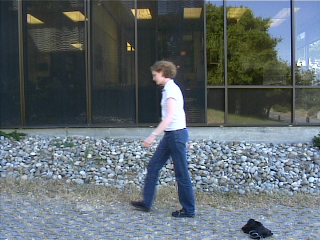
#> input picture walkstraight/frame0062.tif, 320 x 240 px; the run also reads 1 picture not shown here
$ jupyter execute test.ipynb   (older library calls are emulated)   (text cells are left out)
#> lines starting #> are read from the running program, lines starting #| are printed output that depends on the picture; after the words box and inside, x2 and y2 are one past the last pixel; in counts of white or black regions, pixels touching at a corner belong together; pictures that were not available may be replaced by others from this repository, and a replacement may not be noted
[cell 1]
import cv2

[cell 2]
def find_bounding_box(image_path):

#> called with image_path = 'walkstraight/frame0062.tif'
    coord = [0,0,0,0]
    result = [0,0,0,0]
    img_curr=cv2.imread(image_path)
#> img_curr is the input picture: shape (240, 320, 3); mean B, G, R 111.7, 106.2, 96.3
    img_curr_gray=cv2.cvtColor(img_curr,cv2.COLOR_BGR2GRAY)
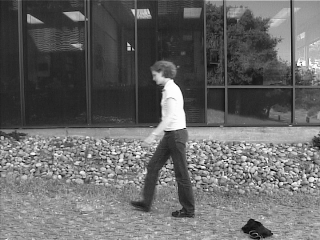
#> img_curr_gray: shape (240, 320); min 0, max 254, mean 103.9

    img_prev_path,img_next_path=get_other_image(image_path)

    img_prev=cv2.imread(img_prev_path)
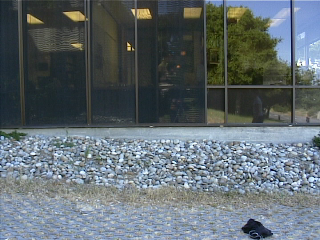
#> input picture walkstraight/frame0000.tif, 320 x 240 px, given in place of frame0052.tif, which was not available
#> img_prev is the input picture: shape (240, 320, 3); mean B, G, R 111.8, 106.9, 97
    img_prev_gray=cv2.cvtColor(img_prev,cv2.COLOR_BGR2GRAY)
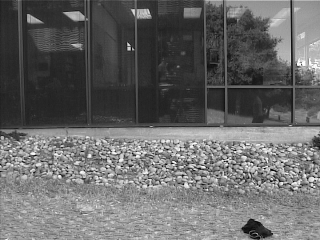
#> img_prev_gray: shape (240, 320); min 0, max 254, mean 104.6

    img_next=cv2.imread(img_next_path)
    img_next_gray=cv2.cvtColor(img_next,cv2.COLOR_BGR2GRAY)


    img_diff= cv2.absdiff(img_curr_gray,img_prev_gray)
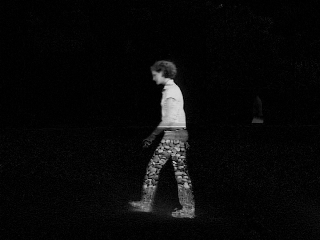
#> img_diff: shape (240, 320); min 0, max 218, mean 9.1
    img_diff2= cv2.absdiff(img_curr_gray,img_next_gray)
    img_bin=cv2.min(img_diff,img_diff2)

    img_thr=cv2.threshold(img_bin,27,255,cv2.THRESH_BINARY)[1]
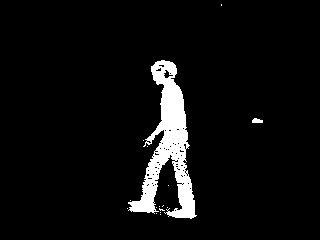
#> img_thr: shape (240, 320); 5.5% white; 16 white regions (14 under 20 px), largest, box (x1, y1, x2, y2) and area: (128, 60, 197, 219) 4148, (252, 118, 263, 123) 43
    img_thr2=cv2.dilate(img_thr,None,iterations=2)
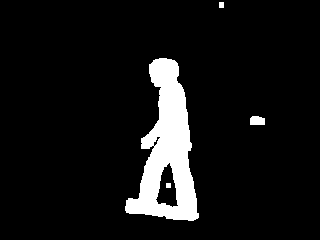
#> img_thr2: shape (240, 320); 8% white; 4 white regions

    _, cons, _=cv2.findContours(img_thr2.copy(),cv2.RETR_EXTERNAL,cv2.CHAIN_APPROX_SIMPLE)
#> cons = 3 contours; box (x1, y1, x2, y2) and area: (125, 58, 199, 221) 6358, (250, 116, 265, 125) 102, (219, 2, 224, 8) 20


    cArea = [cv2.contourArea(i) for i in cons]
#> cArea = [102, 6358.5, 20]
    max_area = max(cArea)
#> max_area = 6358.5

    if max_area >890:
        (coord[0],coord[1],coord[2],coord[3]) =cv2.boundingRect(cons[cArea.index(max_area)])
        cv2.rectangle(img_curr,(coord[0],coord[2]),(coord[0]+coord[2],coord[1]+coord[3]),(0,255,255),2)

    cv2.imshow('difference of frames',img_curr)
    if cv2.waitKey(0) % 0xFF == ord('q'):
#> (key q is pressed here)
        cv2.destroyAllWindows()
        cv2.waitKey(1)
    result[0]=coord[1]
    result[1]=coord[1]+coord[3]
    result[2]=coord[0]
    result[3]=coord[0]+coord[2]
    return result

# [14 lines left out: function person_speed, not called in this run]


def make_frame_name(sequence_name, frame):
    if (frame < 10):
        frame_filename = sequence_name + '000' + str(frame) + '.tif'
    elif (frame < 100):
        frame_filename = sequence_name + '00' + str(frame) + '.tif'
    else:
        frame_filename = sequence_name + '0' + str(frame) + '.tif'
    return frame_filename

def get_other_image(image_path):
    img_current, frame_curr = parse_frame_name(image_path)
    if (frame_curr < 10):
        frame_prev=frame_curr+10
        frame_next=frame_curr+20
    elif (frame_curr > 114):
        frame_prev=frame_curr-10
        frame_next=frame_curr-20
    else:
        frame_prev=frame_curr-10
        frame_next=frame_curr+10
    img_prev=make_frame_name(img_current,frame_prev)
    img_next=make_frame_name(img_current,frame_next)
    return img_prev,img_next


# [31 lines left out: function person_present, not called in this run]

def parse_frame_name(frame_filename):
    length = len(frame_filename)
    sequence_name = frame_filename[0:length-8]
    frame_string = frame_filename[(length-7):(length-4)]
    frame = int(frame_string)
    return sequence_name, frame
